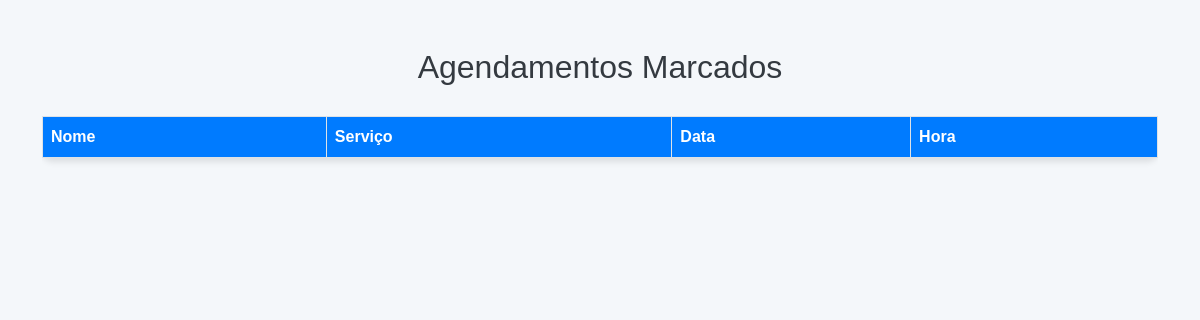
Page /agendado.html/ on the earlier database version.
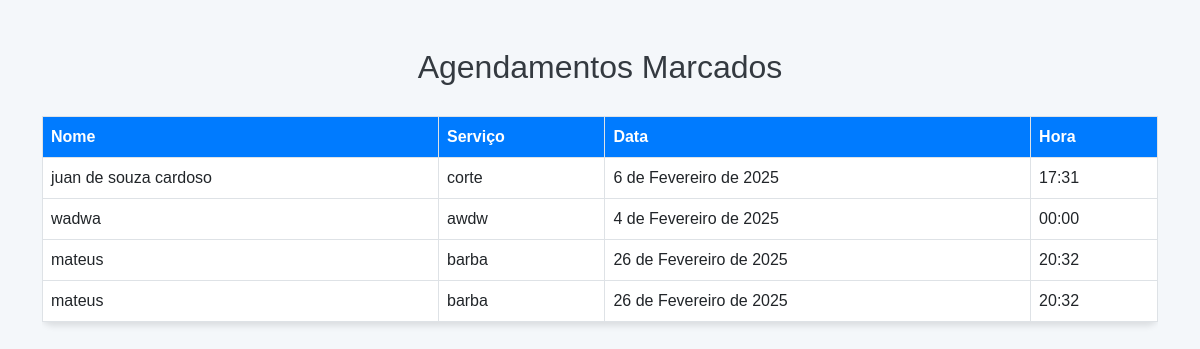
Same page on the later database version.
### meusite/models.py (models this page shows, shortened)
class agenda(models.Model):
    nome = models.CharField(max_length=50, blank=False, null=False)
    servico = models.CharField(max_length=100, blank= False, null= False)
    data_marcada = models.DateField(blank=False, null=False)
    horario_marcado = models.TimeField(blank=False, null=False)
    horas_ocupadas = models.IntegerField(blank=False, null=False, default=1)
    data_criacao = models.DateField(auto_now_add=True)

### meusite/views.py (the view)
# urls.py: path('agendado.html/',agendado),
def agendado(request):
    data = agenda.objects.all()
    return render(request,'agendado.html', {'dados_agendados' : data})

### meusite/templates/agendado.html (shortened to what this page needs)
<!DOCTYPE html>
<html lang="pt-br">
<head>
    <link href="https://cdn.jsdelivr.net/npm/bootstrap@5.3.0/dist/css/bootstrap.min.css" rel="stylesheet">
    <link rel="stylesheet" href="style_agendado.css">
</head>
<body>
    <div class="container mt-5">
        <h2 class="text-center">Agendamentos Marcados</h2>
        <div class="table-responsive">
            <table class="table table-bordered">
                <thead>
                    <tr>
                        <th scope="col">Nome</th>
                        <th scope="col">Serviço</th>
                        <th scope="col">Data</th>
                        <th scope="col">Hora</th>
                    </tr>
                </thead>
                <tbody>
                    {% for dados in dados_agendados %}
                    <tr>
                        <td>{{dados.nome}}</td>
                        <td>{{dados.servico}}</td>
                        <td>{{dados.data_marcada}}</td>
                        <td>{{dados.horario_marcado}}</td>
                    </tr>
                    {% endfor %}
                </tbody>
            </table>
        </div>
    </div>
</body>
</html>

Differences in the rows shown:
added agenda: nome "juan de souza cardoso", servico "corte", data_marcada "6 de Fevereiro de 2025", horario_marcado "17:31"
added agenda: nome "wadwa", servico "awdw", data_marcada "4 de Fevereiro de 2025", horario_marcado "00:00"
added agenda: nome "mateus", servico "barba", data_marcada "26 de Fevereiro de 2025", horario_marcado "20:32"
added agenda: nome "mateus", servico "barba", data_marcada "26 de Fevereiro de 2025", horario_marcado "20:32"
